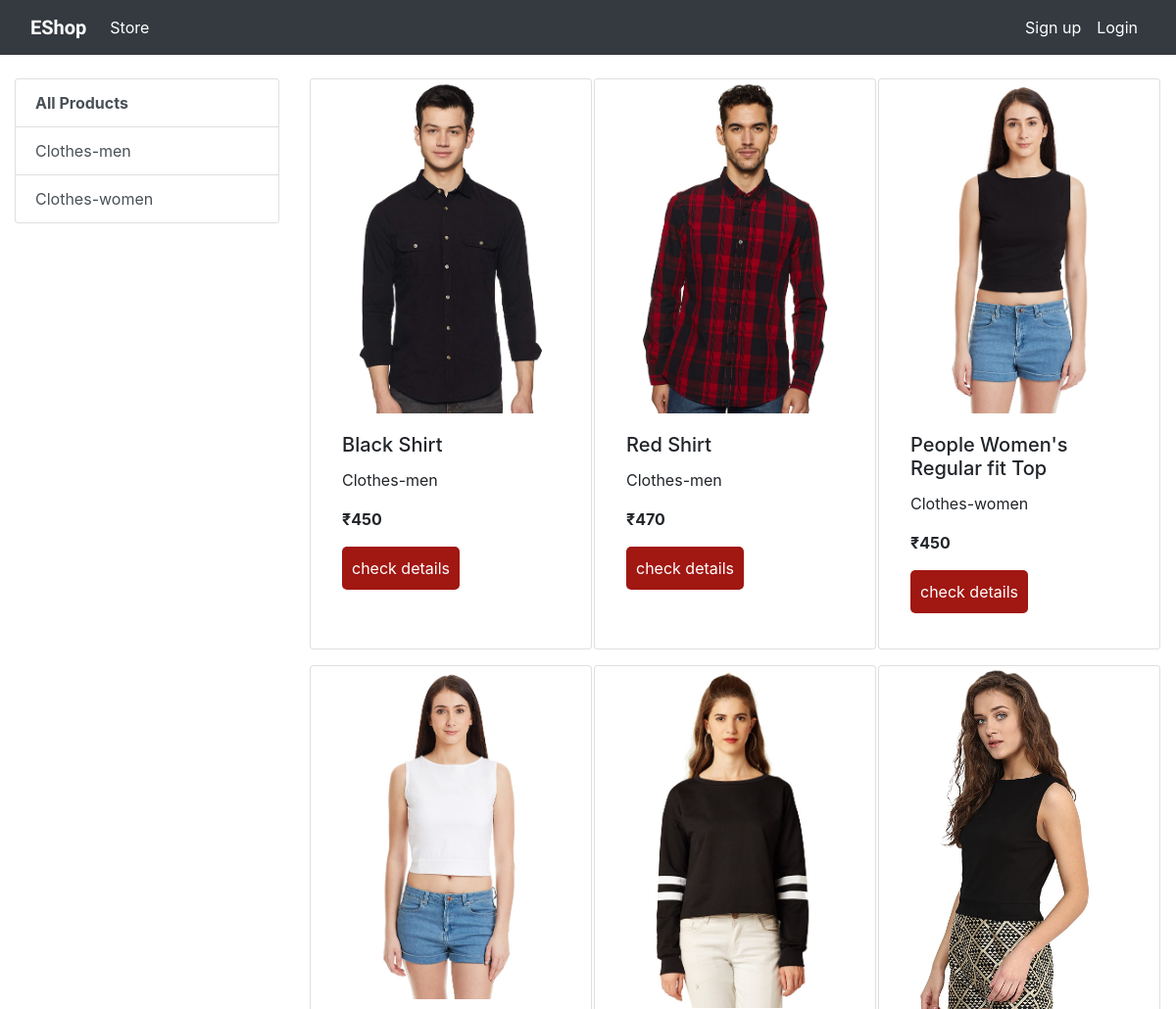
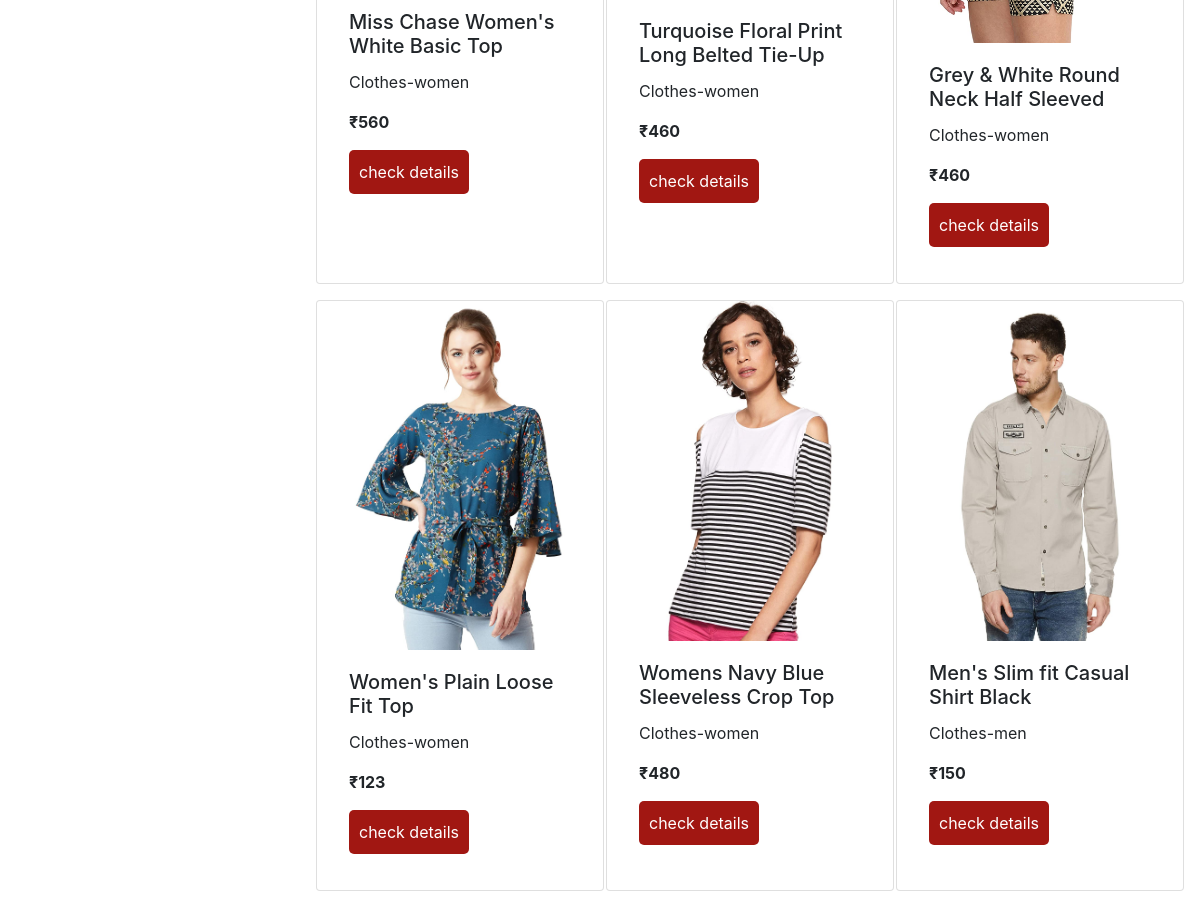
The page / on the database its author committed (2 pictures, top to bottom).
### store/models/category.py (models this page shows, shortened)
class Category(models.Model):
    name = models.CharField(max_length=50)
    @staticmethod
    def get_all_category():
        return Category.objects.all()

### store/models/product.py (models this page shows, shortened)
class Product(models.Model):
    name = models.CharField(max_length=50)
    price = models.IntegerField(default=0)
    category = models.ForeignKey(Category,on_delete=models.CASCADE,default=1)
    descripton = models.CharField(max_length=200,default='',null=True,blank=True)
    image = models.ImageField(upload_to='uploads/products/')
    @staticmethod
    def get_all_products():
        return Product.objects.all()

### store/views2/home.py (the view)
# urls.py: path('',home.Index.as_view(),name="homepage"),
class Index(View):
    def get(self,request):
        categories = Category.get_all_category()
        if request.GET.get("category"):
            products = Product.get_all_products_by_category_id(request.GET.get("category"))
        else:
            products = Product.get_all_products()
        cart_size = Cart.get_all_products_by_user(request.user.id)
        data = {}
        data['products'] = products
        data['categories'] = categories
        data['cart_size'] = len(cart_size)
        return render(request, "index.html", data)

### store/models/cart.py (called while the page is built)
    @staticmethod
    def get_all_products_by_user(user_id):
        return Cart.objects.filter(user = user_id)

### store/templatetags/custom_filter.py (called while the page is built)
@register.filter(name='currency_symbol')
def add_currency_symbol(number):
    return "₹" + str(number)

### store/templates/index.html (shortened to what this page needs)
{% extends 'base.html' %}
{% load cart %}
{% load custom_filter %}
{% block content %}
{% load static %}
<link rel="stylesheet"  href="{%  static  'index.css'  %}">
<div class="row mx-auto mt-4">
  <div class="col-lg-3">
   <div class="list-group">
        <a href="/" class="filters list-group-item list-group-item-action">All Products</a>
     {% for category in categories %}
     <a href="/?category={{category.id}}" class="list-group-item list-group-item-action">{{category.name}}</a>
     {% endfor %}
   </div>
  </div>
<div class="col-lg-9">
<div class="row mx-auto">
  {% for product in products %}
  <div class="card mx-auto mb-3" id={{product.id}} style="width: 18rem;">
  <img src="{{product.image.url}}" class="card-img-top" alt="...">
  <div class="card-body">
    <h5 class="card-title">{{product.name}}</h5>
    <p class="card-text">{{product.category.name}}</p>
    <p class="card-text"><b>{{product.price|currency_symbol}}</b></p>
    <form action="product_details" method="get">
      <button class="btn1" type="submit" value="">check details</button>
    </form>
  </div>
  </div>
{% endfor %}
</div>
</div>
</div>
{% endblock content %}

### store/static/index.css (style rules this page uses)
.btn1 { background-color: rgb(161, 23, 18); padding: 10px; border: none; color: white; border-radius: 5px; }
.filters { background-color: rgb(120, 52, 184); color: white; border:none; padding: 15px 25px; font-weight: bold; }

### rows shown on the page
Category: name "Clothes-men"
Category: name "Clothes-women"
Product: {{ product.id }} 1 (drawn), image (picture), name "Black Shirt", category.name "Clothes-men", price "₹450"
Product: image (picture), name "Red Shirt", category.name "Clothes-men", price "₹470"
Product: image (picture), name "People Women's Regular fit Top", category.name "Clothes-women", price "₹450"
Product: image (picture), name "Miss Chase Women's White Basic Top", category.name "Clothes-women", price "₹560"
Product: image (picture), name "Turquoise Floral Print Long Belted Tie-Up", category.name "Clothes-women", price "₹460"
Product: image (picture), name "Grey & White Round Neck Half Sleeved", category.name "Clothes-women", price "₹460"
Product: image (picture), name "Women's Plain Loose Fit Top", category.name "Clothes-women", price "₹123"
Product: image (picture), name "Womens Navy Blue Sleeveless Crop Top", category.name "Clothes-women", price "₹480"
Product: image (picture), name "Men's Slim fit Casual Shirt Black", category.name "Clothes-men", price "₹150"
